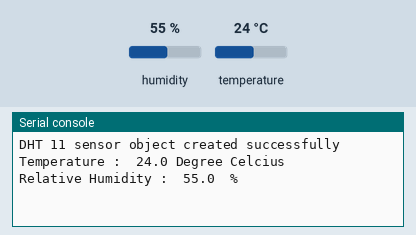
Bench run of a program on a simulated Raspberry Pi Pico running MicroPython. On the bench: the last lines printed to the serial console. The test bench sets the inputs (shaded band); at power-on: humidity 55 %, temperature 24 °C. Files the program writes start out absent.

Above: at 1.2 s.
1.3 s: humidity set to 22 %
At 5.2 s:
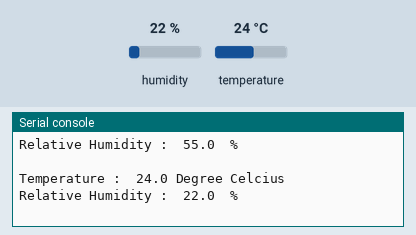
6.3 s: temperature set to 12 °C
At 9.4 s:
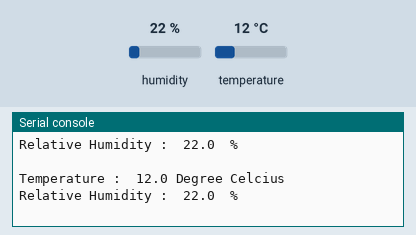
11.3 s: humidity set to 40 %
At 12.6 s:
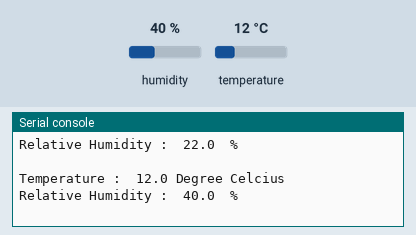
Timing chart, 0 to 14.3 s (numbered marks = the images above; inputs shaded):
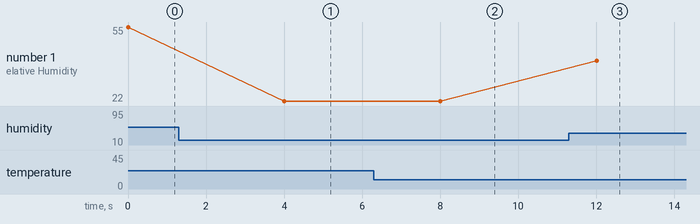

The program:

dataLogger.py
```python
# This code accquirs temperature and humidity values from a DHT 11 sensor
# and logs it in a file (txt file) stored in the internal flash memroy
# of the raspberry pi pico

# firmware : rp2-pico-20210418-v1.15.uf2 ; Raspberry Pi Pico with RP2040

""" Always connect dht11 sensor first before running the code to avoid
        InvalidPulseCount: Expected 84 but got 0 pulses error """


# import the required libraries
from machine import Pin
from dht import DHT11
import time

# create a blank log file / open it , if already present
logFile = open("data_log.txt", "a")

# define DHT 11 sensor pin
dhtPin = Pin(16,
             mode = Pin.IN,
             pull = Pin.PULL_DOWN)

# construct DHT11 sensor object from dhtPin
dhtSensor = DHT11(dhtPin)
print("DHT 11 sensor object created successfully")

# acquire sensor data and log it
while True:
    # read temperature value
    temp_value = dhtSensor.temperature
    # read humidity value
    hum_value = dhtSensor.humidity

    # print the data serially on micropython shell (optional)
    print("Temperature : ", temp_value, "Degree Celcius ")
    print("Relative Humidity : ", hum_value, " %", "\n")

    # log the data in logFile
    logFile.write("Temperature : "+str(temp_value)+" Degree Celcius"+"  |  ")
    logFile.write("Relative Humidity : "+str(hum_value)+" %"+"\n")

    # save the data using a buffer
    logFile.flush()

    # time delay between multiple readings (second)
    """ Give sufficient time between successive readings so as to allow
        proper buffer flush.

        it will give error in log file if this time is very little (like 1 second or lesser)"""
    time.sleep(4)


    
```

Measured:
- after the input at 1.3 s, the serial console: prints a new line after 2.7 s (image 1)
- after the input at 6.3 s, the serial console: prints a new line after 1.7 s (image 2)
- after the input at 11.3 s, the serial console: prints a new line after 0.71 s (image 3)
- plotted number 1: 55 → 22 after the input at 1.3 s, 22 → 40 after the input at 11.3 s
